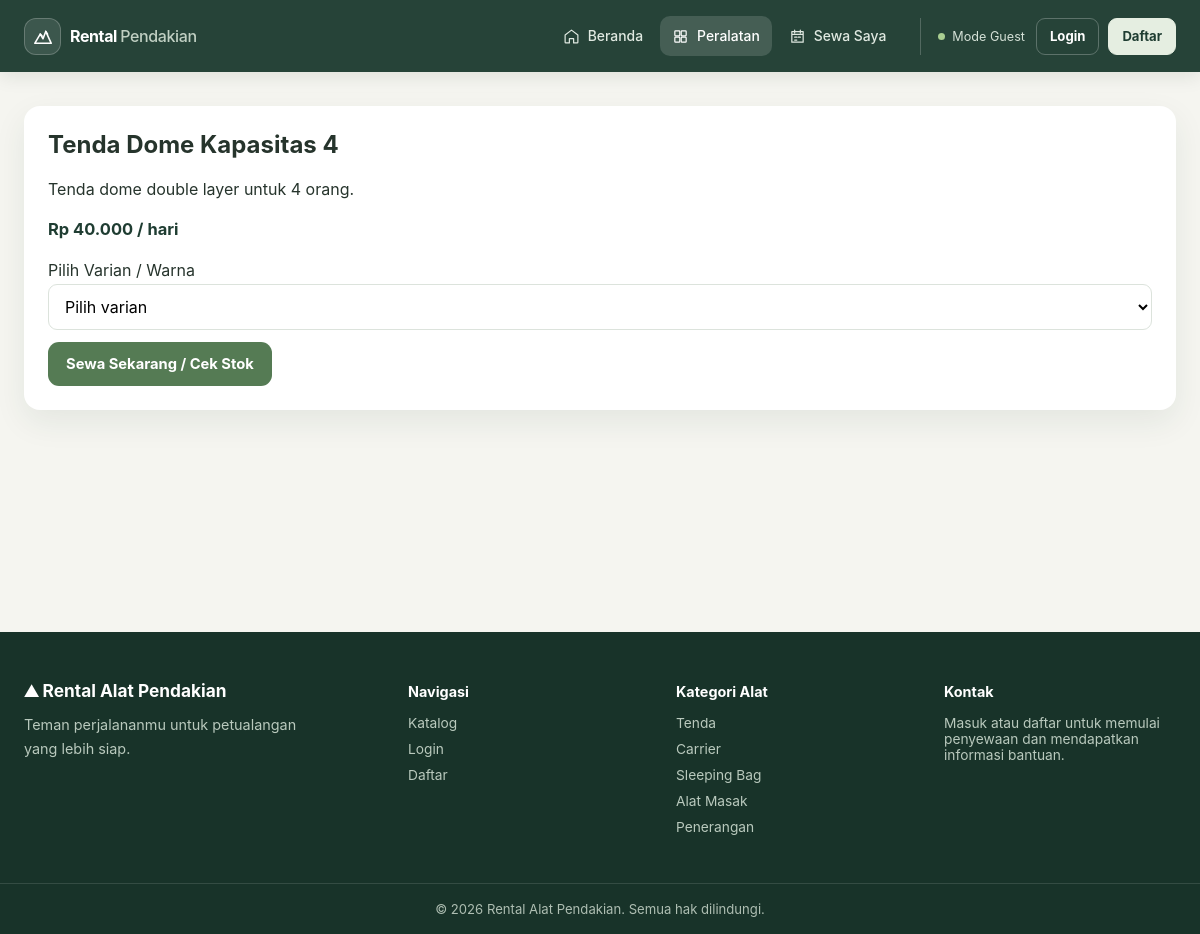
/produk.php?id=1, run on the app's committed database.
### tables this page shows
CREATE TABLE products (
  id              INT AUTO_INCREMENT PRIMARY KEY,
  category_id     INT NOT NULL,
  nama            VARCHAR(150) NOT NULL,
  deskripsi       TEXT,
  harga_per_hari  INT NOT NULL,
  deposit         INT NOT NULL DEFAULT 0,          
  gambar          VARCHAR(255),
  is_active       TINYINT(1) NOT NULL DEFAULT 1,
  created_at      TIMESTAMP DEFAULT CURRENT_TIMESTAMP,
  FOREIGN KEY (category_id) REFERENCES categories(id)
);

### includes/functions.php (called while the page is built, shortened)
<?php
function e($s){ return htmlspecialchars((string)$s, ENT_QUOTES, 'UTF-8'); }
function rp($n){ return 'Rp ' . number_format($n, 0, ',', '.'); }

### produk.php (the view, shortened to what this page needs)
<?php include 'includes/header.php';
$st = $pdo->prepare("SELECT id,nama,deskripsi,harga_per_hari,gambar FROM products WHERE id=? AND is_active=1"); $st->execute([$_GET['id'] ?? 0]);
$p = $st->fetch(); if (!$p) { echo '<p>Alat tidak ditemukan.</p>'; include 'includes/footer.php'; exit; }
$v = $pdo->prepare("SELECT id,nama_varian FROM product_variants WHERE product_id=? AND is_active=1 AND is_default=0 ORDER BY id"); $v->execute([$p['id']]); $varian = $v->fetchAll(); ?>
<div class="box"><h2><?= e($p['nama']) ?></h2>
<p><?= nl2br(e($p['deskripsi'])) ?></p>
<p class="price"><?= rp($p['harga_per_hari']) ?> / hari</p>
<form action="booking.php" method="get">
<?php if ($varian): ?>
<label for="variant-id">Pilih Varian / Warna</label>
<select id="variant-id" name="vid" required><option value="">Pilih varian</option><?php foreach ($varian as $x): ?><option value="<?= (int)$x['id'] ?>"><?= e($x['nama_varian']) ?></option><?php endforeach; ?></select>
<?php else: ?>
<p class="muted">Produk ini tidak memiliki pilihan varian.</p>
<input type="hidden" name="pid" value="<?= (int)$p['id'] ?>">
<?php endif; ?>
<button class="btn">Sewa Sekarang / Cek Stok</button></form></div>
<?php include 'includes/footer.php'; ?>

### assets/css/style.css (style rules this page uses)
:root { --forest: #1f3d32; --forest-deep: #183329; --green: #557b54; --green-soft: #e9f0e7; --sand: #f5f5f0; --ink: #26342c; --muted: #748078; --line: #e7ebe6; --shadow: 0 12px 32px rgba(31, 61, 50, .08); }
* { box-sizing: border-box; }
html { scroll-behavior: smooth; }
body { margin: 0; color: var(--ink); background: var(--sand); font-family: Inter, "Segoe UI", system-ui, sans-serif; -webkit-font-smoothing: antialiased; }
.btn { display: inline-flex; min-height: 44px; align-items: center; justify-content: center; gap: 9px; padding: 11px 18px; border: 0; border-radius: 11px; color: #fff; background: var(--green); cursor: pointer; font: inherit; font-size: .92rem; font-weight: 700; text-decoration: none; transition: background-color .25s ease, box-shadow .25s ease, transform .25s ease; }
.price { color: var(--forest); font-size: 1.03rem; font-weight: 750; white-space: nowrap; }
.box { padding: 24px; border-radius: 16px; background: #fff; box-shadow: var(--shadow); }
.box h2 { margin-top: 0; }
.box .price { line-height: 1.7; }
input, select, textarea { width: 100%; margin: 4px 0 12px; padding: 11px 12px; border: 1px solid #dce3dc; border-radius: 9px; background: #fff; font: inherit; }

### data on the page
products: nama "Tenda Dome Kapasitas 4", deskripsi "Tenda dome double layer untuk 4 orang.", harga_per_hari "Rp 40.000"
